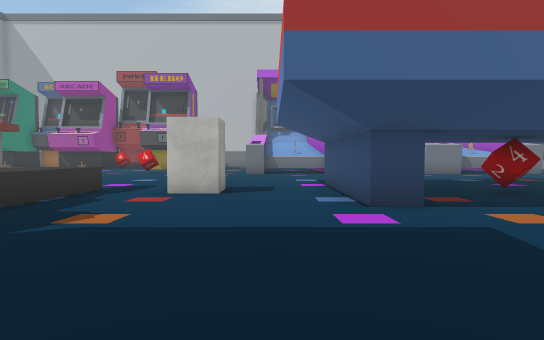
view 1 (above)

18 first-person views from a walk through a Unity game level. The camera is 1.4 m above the floor, tilts 2° down and sees 75° across. The floor is counted in squares, 2 m on a side. Each view is taken from the middle of a square. On the plan, view 1 faces up. The plan holds only what a view shows up to about 11 squares ahead; the rest is blank. The place goes on beyond the plan. Some surface patterns are stand-ins.

view 2
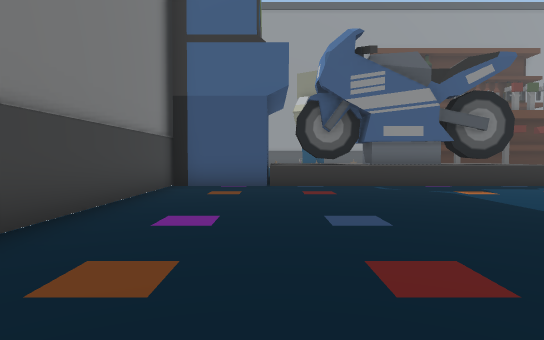

view 3
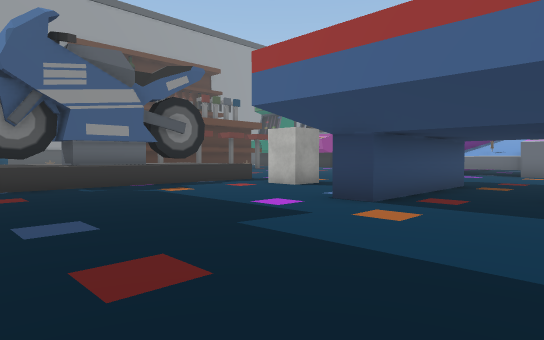

view 4
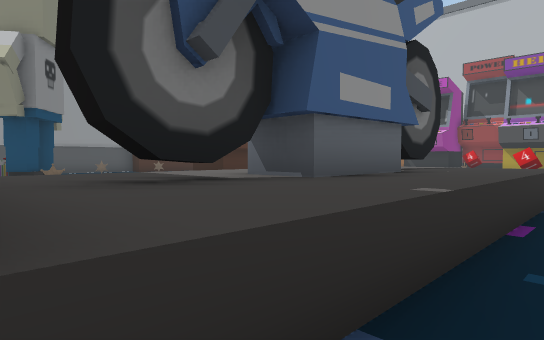

view 5
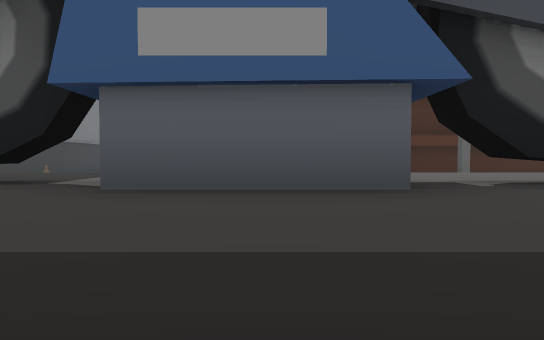

view 6
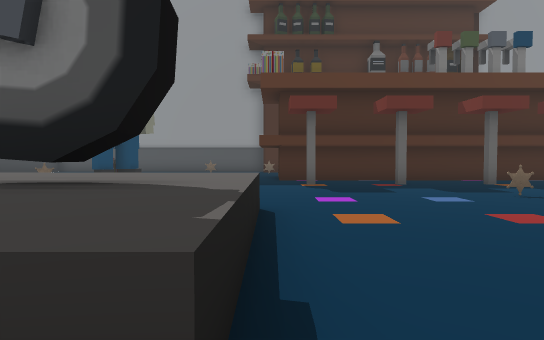

view 7
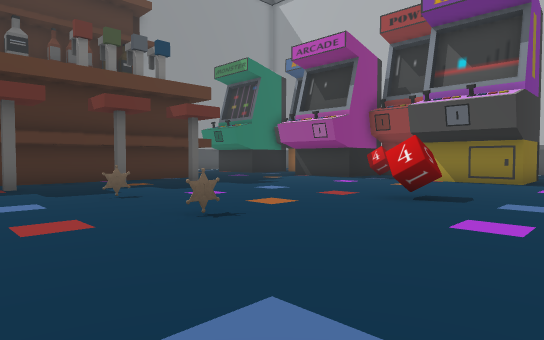

view 8
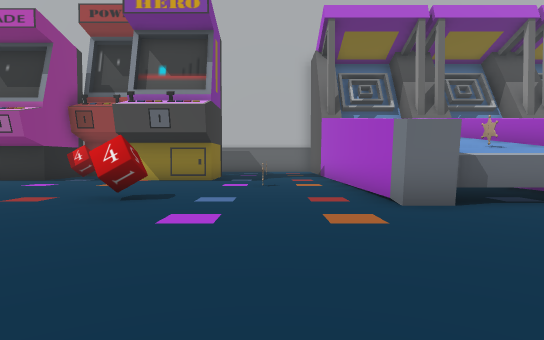

view 9
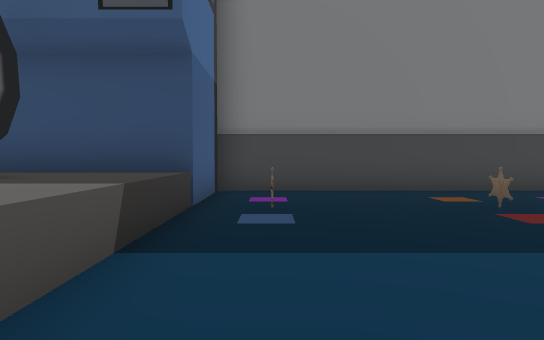

view 10
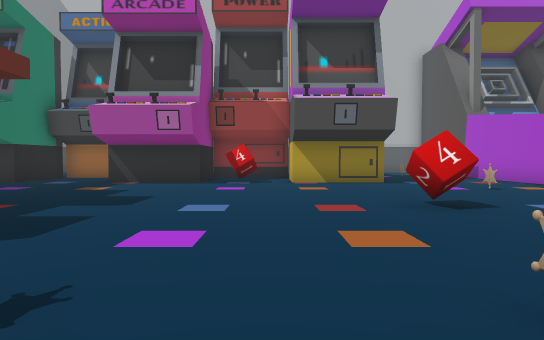

view 11
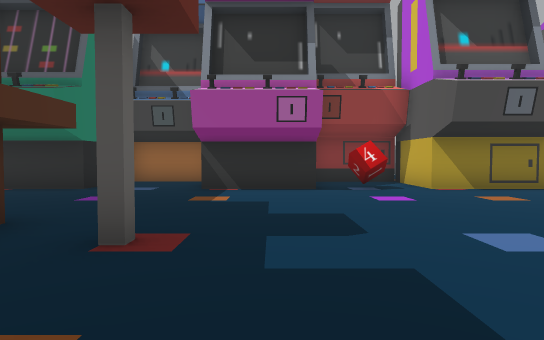

view 12
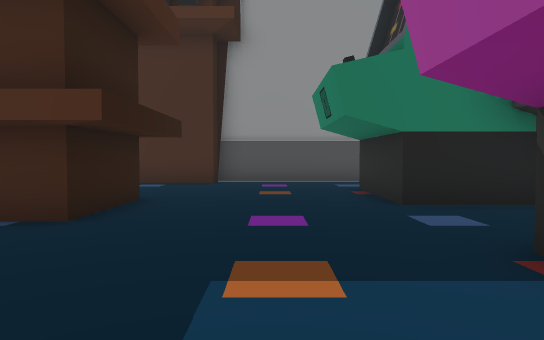

view 13
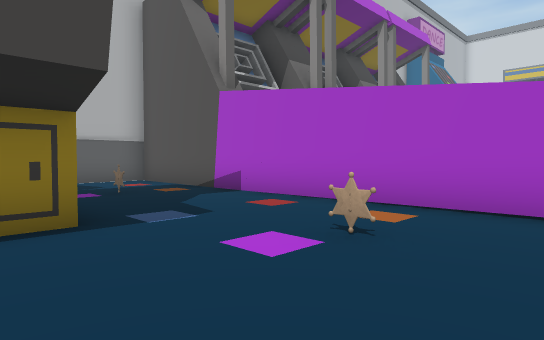

view 14
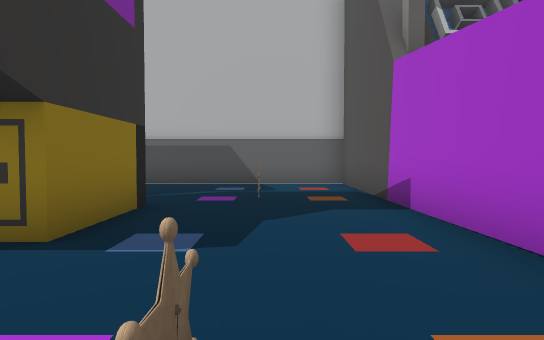

view 15
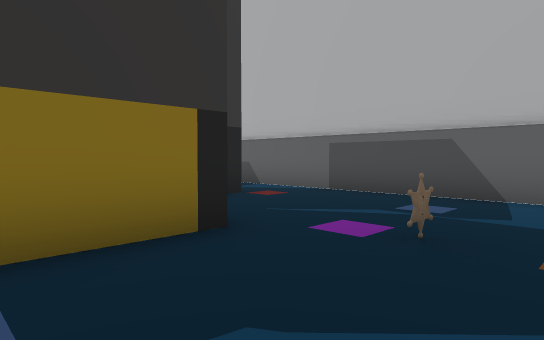

view 16
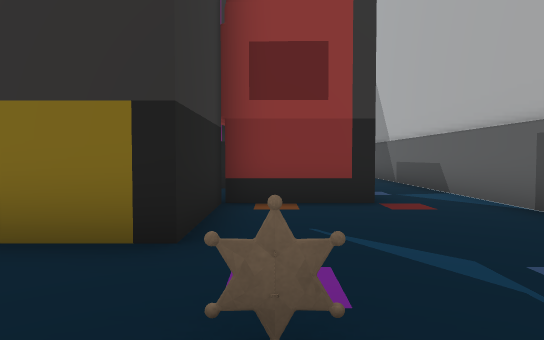

view 17
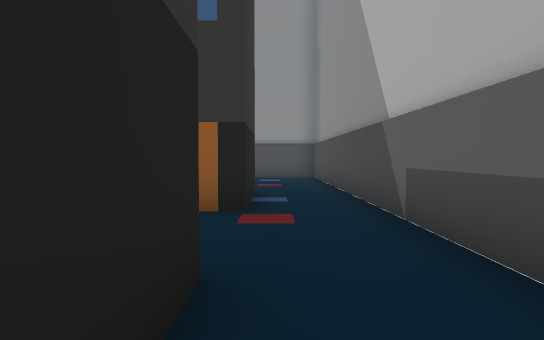

view 18
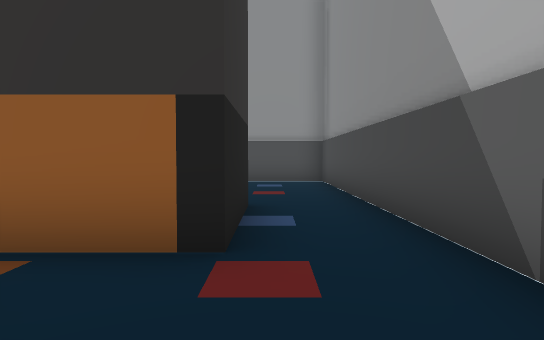

### Floor plan
Key: @ floor where view 1 was taken; # wall or solid block; . floor; ^ raised ledge; B block; O other object.
Columns run from 21 left of view 1 to 5 right of it. Each row starts with its distance up from view 1.
 28 #####################
 27 #...................#
 26 #...................#
 25 #.    ###..###......#
 24       ###. ####...O.#
 23      ##.#  #..###...#
 22 #    #...  #..###...#
 21 #...##...###O.###...#
 20 #...................#
 19 #.................O.^
 18 #...................#
 17 ##..................#
 16  #...###.#.....O....###
 15  #     #...............
 14        #.#............
 13        #....O.O....... ..
 12        #.............  ..
 11        #.#...............
 10        #........... .......
  9        #.#......... ...#...
  8        ............BB..#...
  7              .^^^^.BB..#..O
  6              .^#^^.....#...
  5             ..^^^^........
  4            ...^ ^^.........
  3      #    ....^#^^.........
  2      ##  O....^^^^.........
  1          .....^^^^.........
  0         .O..O.####...@.....
 -1        .......#  #........
 -2        .......#  #.......
 -3       #########  #######

Positions as (right, up) in squares from view 1, and headings:
1: (0, 0), facing up
2: (5, 0), facing left
3: (5, 0), facing up-left
4: (-3, 0), facing up-left
5: (-3, 4), facing left
6: (-3, 8), facing left
7: (-3, 10), facing up-left
8: (-3, 10), facing up
9: (-9, 5), facing down
10: (-8, 11), facing up
11: (-11, 13), facing up
12: (-10, 19), facing left
13: (-6, 17), facing up-right
14: (-3, 18), facing up
15: (-2, 21), facing up-left
16: (-2, 24), facing left
17: (-8, 26), facing left
18: (-10, 26), facing left
